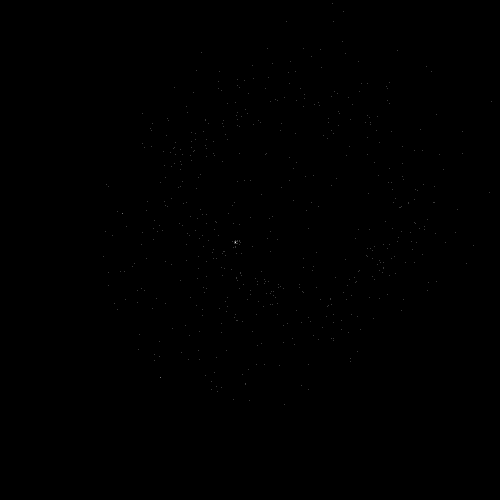
#> input picture sample.png, 1000 x 1000 px (shown at 1/2 size)
$ python test_annuli.py
#> lines starting #> are read from the running program, lines starting #| are printed output that depends on the picture
from PIL import Image, ImageDraw

x = 579
y = 361
r = 225

sample_image_filepath = 'sample.png'

image = Image.open(sample_image_filepath)
#> image is the input picture: PIL image 1000x1000 RGBA; mean R, G, B, A 0.1, 0.1, 0.1, 255
draw = ImageDraw.Draw(image)
draw.arc((x-r, y-r, x+r, y+r), 0, 360)
image.save("output.png")
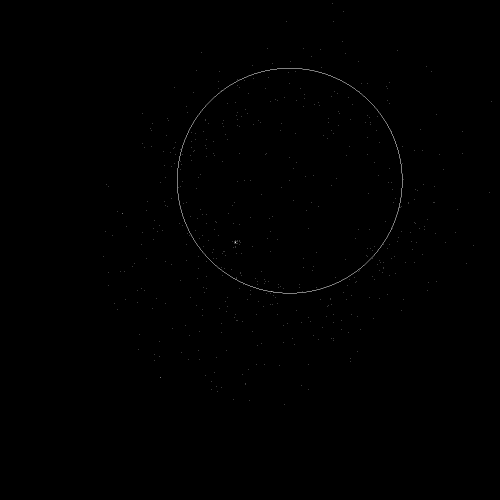
#> saved as output.png: PIL image 1000x1000 RGBA (shown at 1/2 size); mean R, G, B, A 0.4, 0.4, 0.4, 255

$ run again, with hough.png copied over sample.png
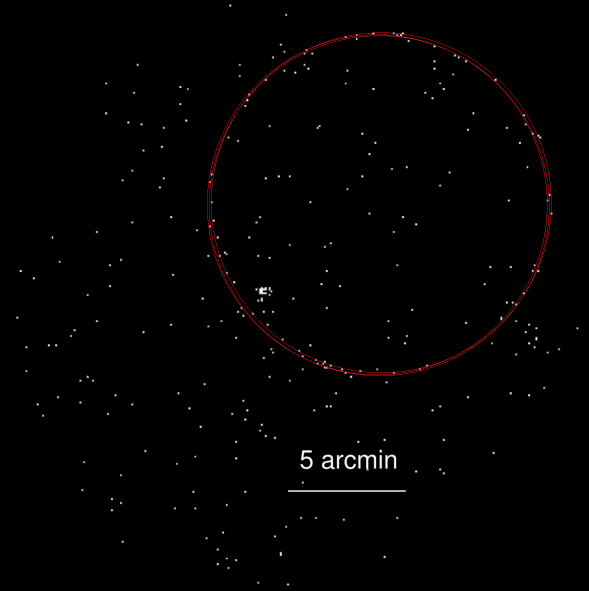
#> input picture hough.png, 1178 x 1181 px (shown at 1/2 size)
#> image is the input picture: PIL image 1178x1181 RGBA; mean R, G, B, A 2, 1.2, 1.2, 255
#> `image.save("output.png")`:
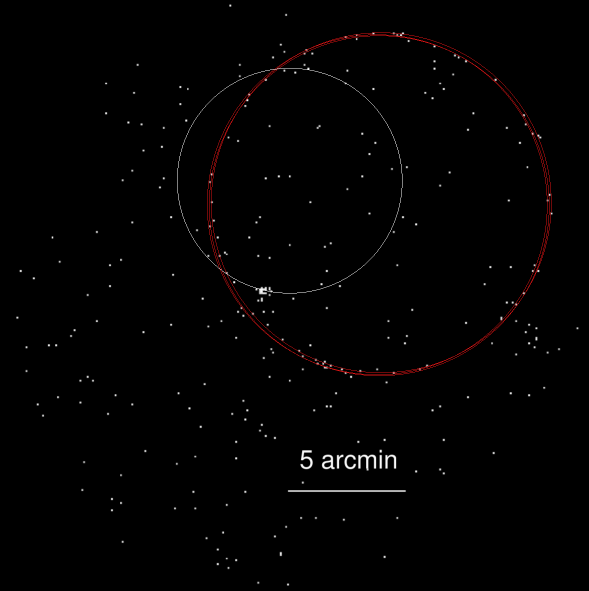
#> saved as output.png: PIL image 1178x1181 RGBA (shown at 1/2 size); mean R, G, B, A 2.3, 1.5, 1.5, 255

$ run again, with hough2.png copied over sample.png
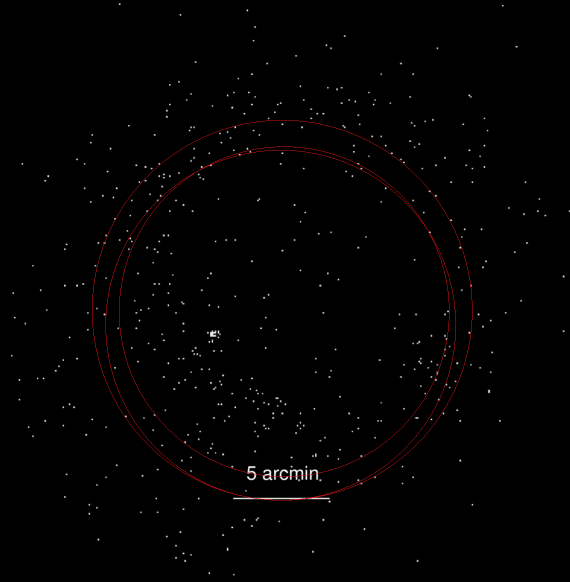
#> input picture hough2.png, 1140 x 1163 px (shown at 1/2 size)
#> image is the input picture: PIL image 1140x1163 RGBA; mean R, G, B, A 2.1, 1.2, 1.2, 255
#> `image.save("output.png")`:
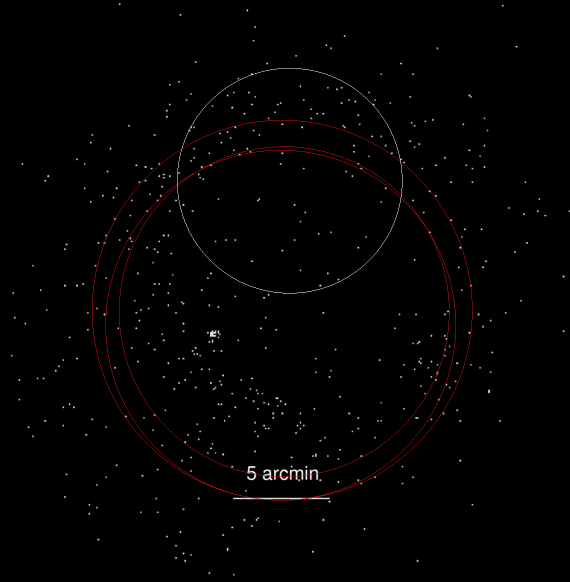
#> saved as output.png: PIL image 1140x1163 RGBA (shown at 1/2 size); mean R, G, B, A 2.4, 1.5, 1.5, 255
